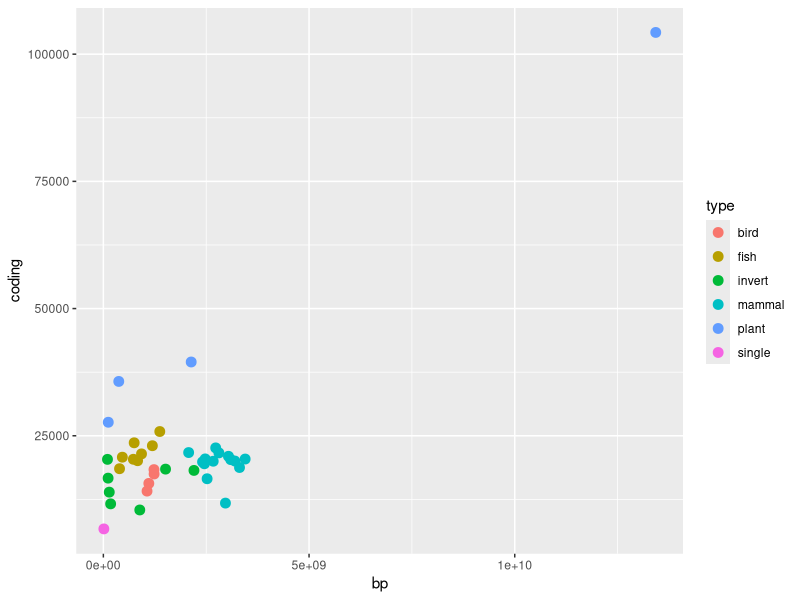
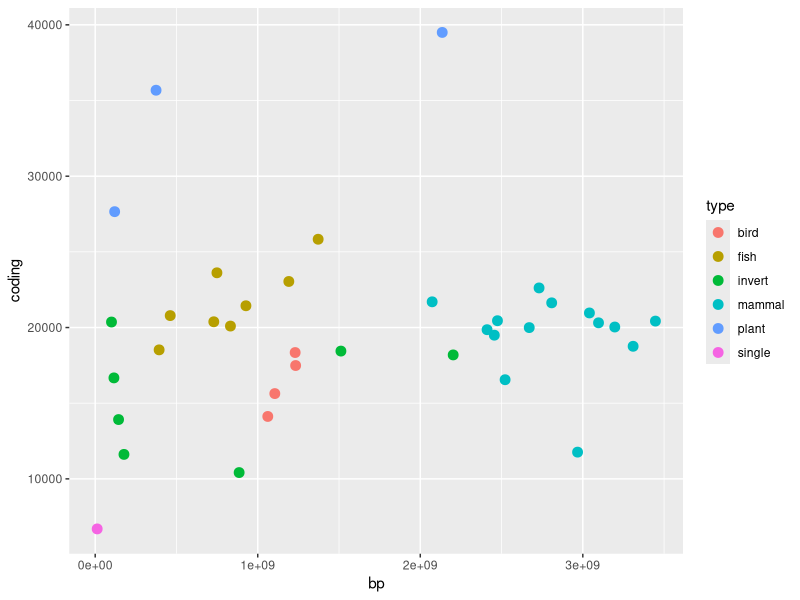
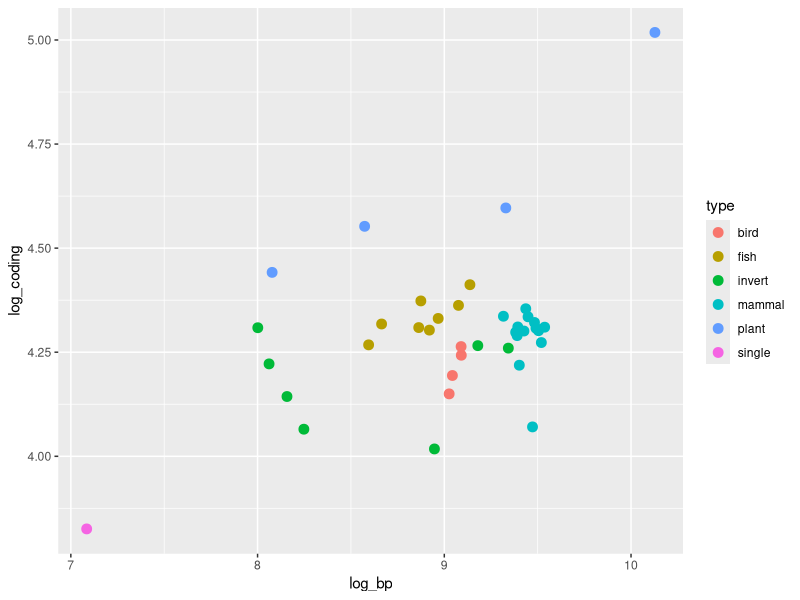
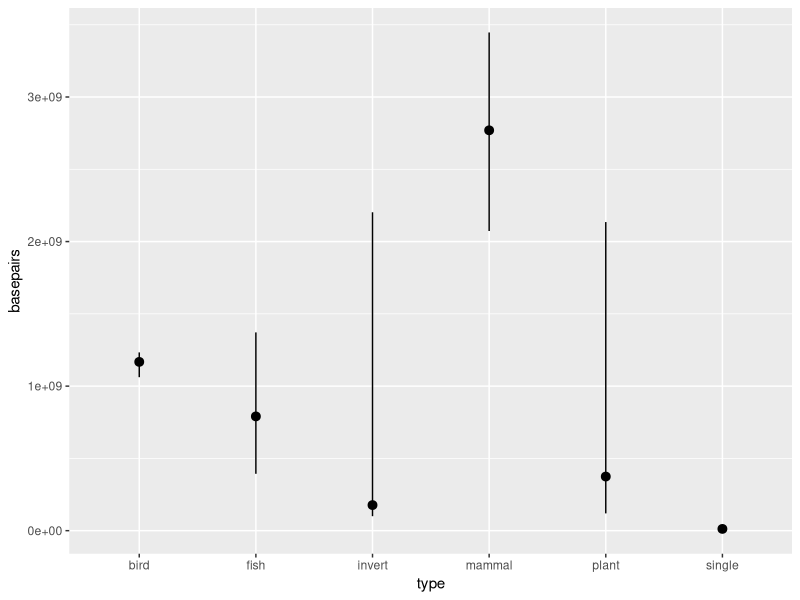
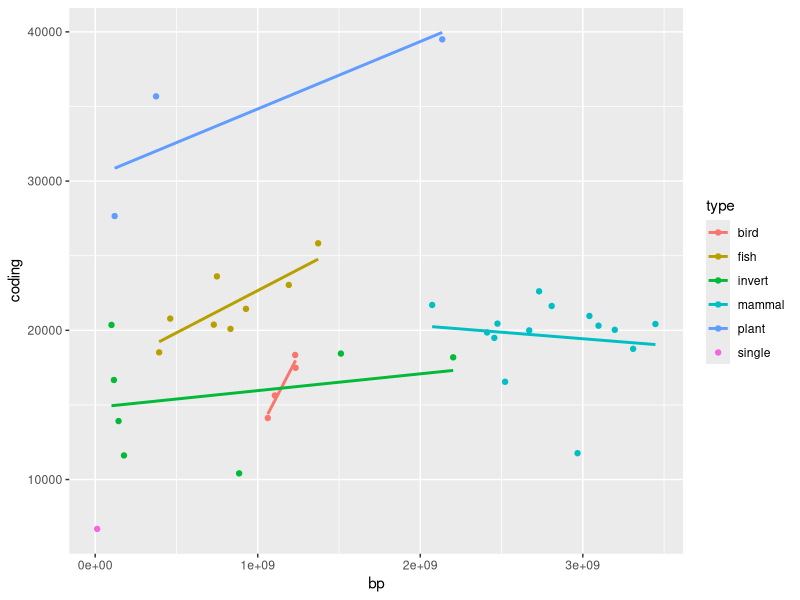

The R script that drew these images, in order:
orgs <- read.csv("organisms_genes.tsv", sep='\t')
head(orgs)
table(orgs$type)

library(ggplot2)
ggplot(orgs, aes(bp, coding, color=type)) +
      geom_point(size=3)
orgs[which.max(orgs$bp),]
mean(orgs$bp)

orgs_filter <- orgs[orgs$name != "Wheat",]
ggplot(orgs_filter, aes(bp, coding, color=type)) +
        geom_point(size=3)


orgs$log_bp <- log10(orgs$bp)
orgs$log_coding <- log10(orgs$coding)
library(dplyr)
orgs <- orgs %>% mutate(log_bp = log10(bp),
                        log_coding = log10(coding))
head(orgs)
ggplot(orgs, aes(log_bp, log_coding, color=type)) +
  geom_point(size=3)


orgs <- orgs %>% mutate(genes = coding + noncoding)
orgs %>%
  group_by(type) %>%
  summarize(n=n(),
            cr.avg=mean(coding/genes),
            cr.sd=sd(coding/genes))


orgs_filter %>%
  group_by(type) %>%
  summarize(basepairs=median(bp),
            min=min(bp),
            max=max(bp)) %>%
  ggplot(aes(type, basepairs, ymin=min, ymax=max)) +
          geom_pointrange()

ggplot(orgs_filter, aes(bp, coding, col=type)) +
        geom_point() + geom_smooth(se=FALSE, method="lm")
